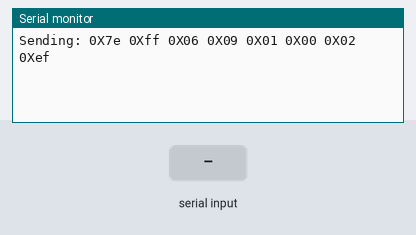
This sketch was run on a simulated Arduino Uno, built with avr-gcc and run on an emulated ATmega328P. Parts: the last lines printed to the serial monitor. The test bench sets the inputs (shaded band).

Above: at 2.2 s.
2.3 s: "<?>" received over Serial
At 3.7 s:
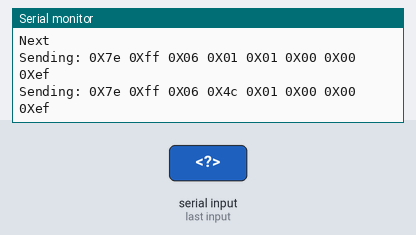
3.9 s: byte 43 ('+') received over Serial
At 5.1 s:
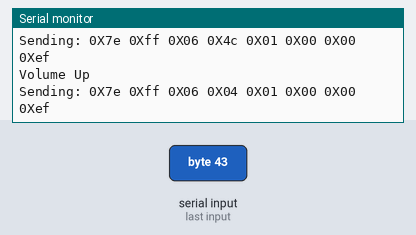
5.4 s: byte 45 ('-') received over Serial
At 6.5 s:
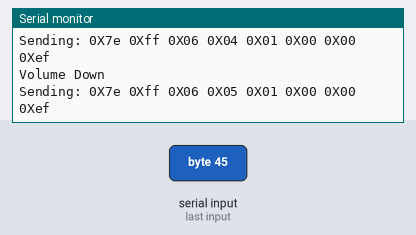
6.9 s: byte 99 ('c') received over Serial
At 7.6 s:
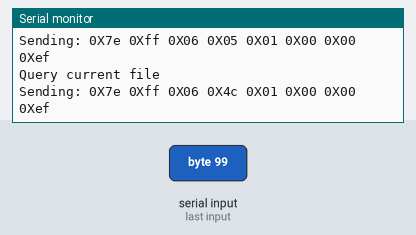
8.4 s: byte 113 ('q') received over Serial
At 9.6 s:
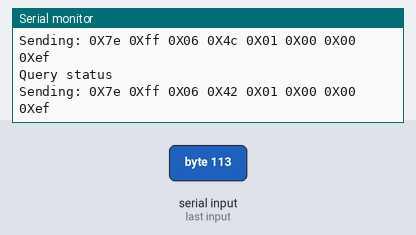
9.9 s: byte 118 ('v') received over Serial
At 10.9 s:
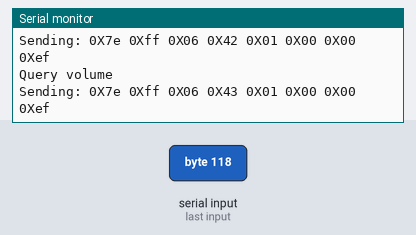

Measured:
- after the input at 2.3 s, the serial monitor: prints a new line at once (image 1)
- after the input at 3.9 s, the serial monitor: prints a new line after 0.05 s (image 2)
- after the input at 5.4 s, the serial monitor: prints a new line after 0.08 s (image 3)
- after the input at 6.9 s, the serial monitor: prints a new line at once (image 4)
- after the input at 8.4 s, the serial monitor: prints a new line at once (image 5)
- after the input at 9.9 s, the serial monitor: prints a new line after 0.07 s (image 6)

The sketch:

MP3-Player.ino
```cpp
/*
 * MP3 Player (YX5300 chip) Sample
 * Developed by Erratum Solutions
 * Contact us @ support@erratums.com
 * https://erratums.com
 * Date created: 27-Jan-2020
 */

#include <SoftwareSerial.h>

#define ARDUINO_RX 5  //should connect to TX of the Serial MP3 Player module
#define ARDUINO_TX 6  //connect to RX of the module

SoftwareSerial mp3(ARDUINO_RX, ARDUINO_TX);

static int8_t Send_buf[8] = {0}; // Buffer for Send commands.  // BETTER LOCALLY
static uint8_t ansbuf[10] = {0}; // Buffer for the answers.    // BETTER LOCALLY

String mp3Answer;           // Answer from the MP3.

/************ Command byte **************************/
#define CMD_NEXT_SONG     0X01  // Play next song.
#define CMD_PREV_SONG     0X02  // Play previous song.
#define CMD_PLAY_W_INDEX  0X03
#define CMD_VOLUME_UP     0X04
#define CMD_VOLUME_DOWN   0X05
#define CMD_SET_VOLUME    0X06

#define CMD_SNG_CYCL_PLAY 0X08  // Single Cycle Play.
#define CMD_SEL_DEV       0X09
#define CMD_SLEEP_MODE    0X0A
#define CMD_WAKE_UP       0X0B
#define CMD_RESET         0X0C
#define CMD_PLAY          0X0D
#define CMD_PAUSE         0X0E
#define CMD_PLAY_FOLDER_FILE 0X0F

#define CMD_STOP_PLAY     0X16
#define CMD_FOLDER_CYCLE  0X17
#define CMD_SHUFFLE_PLAY  0x18 //
#define CMD_SET_SNGL_CYCL 0X19 // Set single cycle.

#define CMD_SET_DAC 0X1A
#define DAC_ON  0X00
#define DAC_OFF 0X01

#define CMD_PLAY_W_VOL    0X22
#define CMD_PLAYING_N     0x4C
#define CMD_QUERY_STATUS      0x42
#define CMD_QUERY_VOLUME      0x43
#define CMD_QUERY_FLDR_TRACKS 0x4e
#define CMD_QUERY_TOT_TRACKS  0x48
#define CMD_QUERY_FLDR_COUNT  0x4f

/************ Opitons **************************/
#define DEV_TF            0X02


/*********************************************************************/

void setup()
{
  Serial.begin(9600);
  mp3.begin(9600);
  delay(500);

  sendCommand(CMD_SEL_DEV, DEV_TF);
  delay(500);
}


void loop()
{
  char c = ' ';

  // If there a char on Serial call sendMP3Command to sendCommand
  if ( Serial.available() )
  {
    c = Serial.read();
    sendMP3Command(c);
  }

  // Check for the answer.
  if (mp3.available())
  {
    Serial.println(decodeMP3Answer());
  }
  delay(100);
}


/********************************************************************************/
/*Function sendMP3Command: seek for a 'c' command and send it to MP3  */
/*Parameter: c. Code for the MP3 Command, 'h' for help.                                                                                                         */
/*Return:  void                                                                */

void sendMP3Command(char c) {
  switch (c) {
    case '?':
    case 'h':
      Serial.println("HELP  ");
      Serial.println(" p = Play");
      Serial.println(" P = Pause");
      Serial.println(" > = Next");
      Serial.println(" < = Previous");
      Serial.println(" + = Volume UP");
      Serial.println(" - = Volume DOWN");
      Serial.println(" c = Query current file");
      Serial.println(" q = Query status");
      Serial.println(" v = Query volume");
      Serial.println(" x = Query folder count");
      Serial.println(" t = Query total file count");
      Serial.println(" 1 = Play folder 1");
      Serial.println(" 2 = Play folder 2");
      Serial.println(" 3 = Play folder 3");
      Serial.println(" 4 = Play folder 4");
      Serial.println(" 5 = Play folder 5");
      Serial.println(" S = Sleep");
      Serial.println(" W = Wake up");
      Serial.println(" r = Reset");
      break;


    case 'p':
      Serial.println("Play ");
      sendCommand(CMD_PLAY, 0);
      break;

    case 'P':
      Serial.println("Pause");
      sendCommand(CMD_PAUSE, 0);
      break;

    case '>':
      Serial.println("Next");
      sendCommand(CMD_NEXT_SONG, 0);
      sendCommand(CMD_PLAYING_N, 0x0000); // ask for the number of file is playing
      break;

    case '<':
      Serial.println("Previous");
      sendCommand(CMD_PREV_SONG, 0);
      sendCommand(CMD_PLAYING_N, 0x0000); // ask for the number of file is playing
      break;

    case '+':
      Serial.println("Volume Up");
      sendCommand(CMD_VOLUME_UP, 0);
      break;

    case '-':
      Serial.println("Volume Down");
      sendCommand(CMD_VOLUME_DOWN, 0);
      break;

    case 'c':
      Serial.println("Query current file");
      sendCommand(CMD_PLAYING_N, 0);
      break;

    case 'q':
      Serial.println("Query status");
      sendCommand(CMD_QUERY_STATUS, 0);
      break;

    case 'v':
      Serial.println("Query volume");
      sendCommand(CMD_QUERY_VOLUME, 0);
      break;

    case 'x':
      Serial.println("Query folder count");
      sendCommand(CMD_QUERY_FLDR_COUNT, 0);
      break;

    case 't':
      Serial.println("Query total file count");
      sendCommand(CMD_QUERY_TOT_TRACKS, 0);
      break;

    case '1':
      Serial.println("Play folder 1");
      sendCommand(CMD_PLAY_W_INDEX, 0x01);
      break;

    case '2':
      Serial.println("Play folder 2");
      sendCommand(CMD_PLAY_W_INDEX, 0x02);
      break;

    case '3':
      Serial.println("Play folder 3");
      sendCommand(CMD_PLAY_W_INDEX, 0x03);
      break;

    case '4':
      Serial.println("Play folder 4");
      sendCommand(CMD_PLAY_W_INDEX, 0x04);
      break;

    case '5':
      Serial.println("Play folder 5");
      sendCommand(CMD_FOLDER_CYCLE, 0x0405);
      break;

    case 'S':
      Serial.println("Sleep");
      sendCommand(CMD_SLEEP_MODE, 0x00);
      break;

    case 'W':
      Serial.println("Wake up");
      sendCommand(CMD_WAKE_UP, 0x00);
      break;

    case 'r':
      Serial.println("Reset");
      sendCommand(CMD_RESET, 0x00);
      break;
  }
}


/********************************************************************************/
/*Function decodeMP3Answer: Decode MP3 answer.                                  */
/*Parameter:-void                                                               */
/*Return: The                                                  */

String decodeMP3Answer() {
  String decodedMP3Answer = "";

  decodedMP3Answer += sanswer();

  switch (ansbuf[3]) {
    case 0x3A:
      decodedMP3Answer += " -> Memory card inserted.";
      break;

    case 0x3D:
      decodedMP3Answer += " -> Completed play num " + String(ansbuf[6], DEC);
      break;

    case 0x40:
      decodedMP3Answer += " -> Error";
      break;

    case 0x41:
      decodedMP3Answer += " -> Data recived correctly. ";
      break;

    case 0x42:
      decodedMP3Answer += " -> Status playing: " + String(ansbuf[6], DEC);
      break;

    case 0x48:
      decodedMP3Answer += " -> File count: " + String(ansbuf[6], DEC);
      break;

    case 0x4C:
      decodedMP3Answer += " -> Playing: " + String(ansbuf[6], DEC);
      break;

    case 0x4E:
      decodedMP3Answer += " -> Folder file count: " + String(ansbuf[6], DEC);
      break;

    case 0x4F:
      decodedMP3Answer += " -> Folder count: " + String(ansbuf[6], DEC);
      break;
  }

  return decodedMP3Answer;
}


/********************************************************************************/
/*Function: Send command to the MP3                                         */
/*Parameter:-int8_t command                                                     */
/*Parameter:-int16_ dat  parameter for the command                              */

void sendCommand(int8_t command, int16_t dat)
{
  delay(20);
  Send_buf[0] = 0x7e;   //
  Send_buf[1] = 0xff;   //
  Send_buf[2] = 0x06;   // Len
  Send_buf[3] = command;//
  Send_buf[4] = 0x01;   // 0x00 NO, 0x01 feedback
  Send_buf[5] = (int8_t)(dat >> 8);  //datah
  Send_buf[6] = (int8_t)(dat);       //datal
  Send_buf[7] = 0xef;   //
  Serial.print("Sending: ");
  for (uint8_t i = 0; i < 8; i++)
  {
    mp3.write(Send_buf[i]) ;
    Serial.print(sbyte2hex(Send_buf[i]));
  }
  Serial.println();
}


/********************************************************************************/
/*Function: sbyte2hex. Returns a byte data in HEX format.                 */
/*Parameter:- uint8_t b. Byte to convert to HEX.                                */
/*Return: String                                                                */


String sbyte2hex(uint8_t b)
{
  String shex;

  shex = "0X";

  if (b < 16) shex += "0";
  shex += String(b, HEX);
  shex += " ";
  return shex;
}


/********************************************************************************/
/*Function: sanswer. Returns a String answer from mp3 UART module.          */
/*Parameter:- uint8_t b. void.                                                  */
/*Return: String. If the answer is well formated answer.                        */

String sanswer(void)
{
  uint8_t i = 0;
  String mp3answer = "";

  // Get only 10 Bytes
  while (mp3.available() && (i < 10))
  {
    uint8_t b = mp3.read();
    ansbuf[i] = b;
    i++;

    mp3answer += sbyte2hex(b);
  }

  // if the answer format is correct.
  if ((ansbuf[0] == 0x7E) && (ansbuf[9] == 0xEF))
  {
    return mp3answer;
  }

  return "???: " + mp3answer;
}
```
